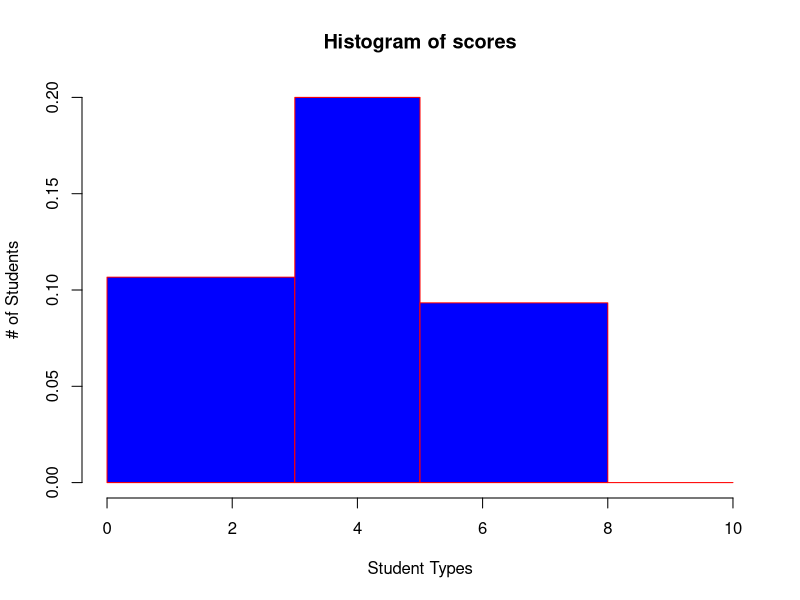

Reproduce this figure in R.
scores <- c(1,4,2,5,4,2,5,4,6,7,5,4,2,6,8,7,3,6,1,2,5,3,5,4,6)

hist(scores,
     col = 'blue',
     border = 'red',
     xlab = 'Student Types',
     ylab = '# of Students',
     breaks = c(0,3,5,8,10))